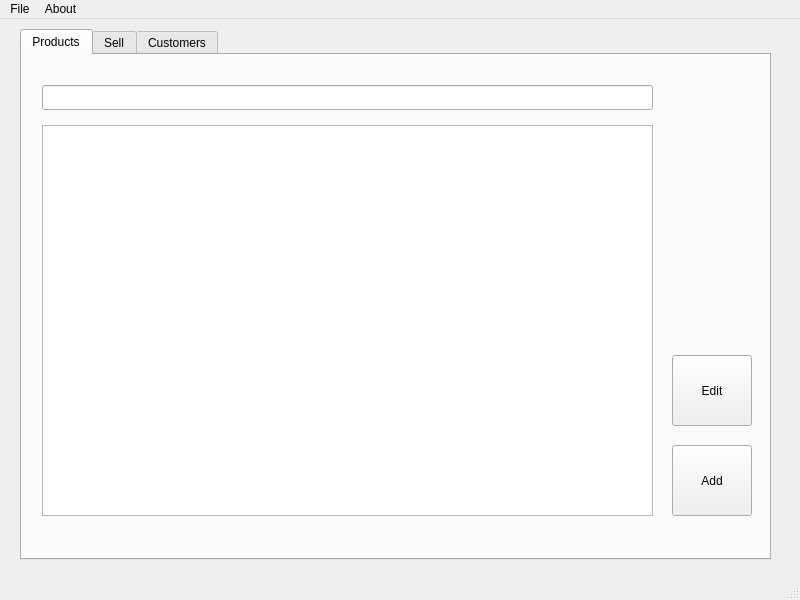
<?xml version="1.0" encoding="UTF-8"?>
<ui version="4.0">
 <class>MainWindow</class>
 <widget class="QMainWindow" name="MainWindow">
  <property name="geometry">
   <rect>
    <x>0</x>
    <y>0</y>
    <width>800</width>
    <height>600</height>
   </rect>
  </property>
  <property name="minimumSize">
   <size>
    <width>300</width>
    <height>300</height>
   </size>
  </property>
  <property name="windowTitle">
   <string notr="true">PyOfSale</string>
  </property>
  <property name="windowIcon">
   <iconset>
    <normaloff>../../icon.jpeg</normaloff>../../icon.jpeg</iconset>
  </property>
  <widget class="QWidget" name="centralwidget">
   <widget class="QTabWidget" name="tabWidget">
    <property name="geometry">
     <rect>
      <x>20</x>
      <y>10</y>
      <width>751</width>
      <height>531</height>
     </rect>
    </property>
    <property name="statusTip">
     <string/>
    </property>
    <property name="currentIndex">
     <number>0</number>
    </property>
    <widget class="QWidget" name="prodsTab">
     <attribute name="title">
      <string>Products</string>
     </attribute>
     <widget class="QTableView" name="tableView">
      <property name="geometry">
       <rect>
        <x>20</x>
        <y>70</y>
        <width>611</width>
        <height>391</height>
       </rect>
      </property>
      <property name="contextMenuPolicy">
       <enum>Qt::DefaultContextMenu</enum>
      </property>
      <property name="selectionMode">
       <enum>QAbstractItemView::SingleSelection</enum>
      </property>
      <property name="selectionBehavior">
       <enum>QAbstractItemView::SelectColumns</enum>
      </property>
     </widget>
     <widget class="QLineEdit" name="searchProd">
      <property name="geometry">
       <rect>
        <x>20</x>
        <y>30</y>
        <width>611</width>
        <height>25</height>
       </rect>
      </property>
     </widget>
     <widget class="QPushButton" name="addbutton">
      <property name="geometry">
       <rect>
        <x>650</x>
        <y>390</y>
        <width>80</width>
        <height>71</height>
       </rect>
      </property>
      <property name="text">
       <string>Add</string>
      </property>
      <property name="icon">
       <iconset theme="list-add">
        <normaloff>.</normaloff>.</iconset>
      </property>
      <property name="iconSize">
       <size>
        <width>16</width>
        <height>16</height>
       </size>
      </property>
     </widget>
     <widget class="QPushButton" name="editbutton">
      <property name="geometry">
       <rect>
        <x>650</x>
        <y>300</y>
        <width>80</width>
        <height>71</height>
       </rect>
      </property>
      <property name="text">
       <string>Edit</string>
      </property>
     </widget>
    </widget>
    <widget class="QWidget" name="sellTab">
     <attribute name="title">
      <string>Sell</string>
     </attribute>
     <widget class="QTableView" name="salesTableView">
      <property name="geometry">
       <rect>
        <x>20</x>
        <y>200</y>
        <width>611</width>
        <height>261</height>
       </rect>
      </property>
      <property name="frameShape">
       <enum>QFrame::StyledPanel</enum>
      </property>
      <property name="alternatingRowColors">
       <bool>true</bool>
      </property>
      <property name="selectionBehavior">
       <enum>QAbstractItemView::SelectRows</enum>
      </property>
      <property name="sortingEnabled">
       <bool>true</bool>
      </property>
      <attribute name="horizontalHeaderStretchLastSection">
       <bool>true</bool>
      </attribute>
     </widget>
     <widget class="QCalendarWidget" name="calendarWidget">
      <property name="enabled">
       <bool>true</bool>
      </property>
      <property name="geometry">
       <rect>
        <x>20</x>
        <y>10</y>
        <width>311</width>
        <height>171</height>
       </rect>
      </property>
      <property name="autoFillBackground">
       <bool>true</bool>
      </property>
      <property name="minimumDate">
       <date>
        <year>2000</year>
        <month>9</month>
        <day>14</day>
       </date>
      </property>
      <property name="gridVisible">
       <bool>true</bool>
      </property>
      <property name="horizontalHeaderFormat">
       <enum>QCalendarWidget::ShortDayNames</enum>
      </property>
      <property name="verticalHeaderFormat">
       <enum>QCalendarWidget::NoVerticalHeader</enum>
      </property>
      <property name="navigationBarVisible">
       <bool>true</bool>
      </property>
      <property name="dateEditEnabled">
       <bool>true</bool>
      </property>
     </widget>
     <widget class="QPushButton" name="newSaleBtn">
      <property name="geometry">
       <rect>
        <x>650</x>
        <y>390</y>
        <width>81</width>
        <height>71</height>
       </rect>
      </property>
      <property name="styleSheet">
       <string notr="true">background-color: rgb(138, 226, 52);</string>
      </property>
      <property name="text">
       <string>New Sale</string>
      </property>
     </widget>
     <widget class="QPushButton" name="viewSaleBtn">
      <property name="geometry">
       <rect>
        <x>650</x>
        <y>300</y>
        <width>80</width>
        <height>71</height>
       </rect>
      </property>
      <property name="text">
       <string>View</string>
      </property>
     </widget>
     <widget class="QLabel" name="monthSumLabel">
      <property name="geometry">
       <rect>
        <x>350</x>
        <y>160</y>
        <width>151</width>
        <height>17</height>
       </rect>
      </property>
      <property name="text">
       <string>TextLabel</string>
      </property>
     </widget>
     <widget class="QComboBox" name="salesComboBox">
      <property name="geometry">
       <rect>
        <x>610</x>
        <y>30</y>
        <width>121</width>
        <height>25</height>
       </rect>
      </property>
      <item>
       <property name="text">
        <string>All</string>
       </property>
      </item>
      <item>
       <property name="text">
        <string>Finished Only</string>
       </property>
      </item>
     </widget>
    </widget>
    <widget class="QWidget" name="customersTab">
     <property name="enabled">
      <bool>true</bool>
     </property>
     <property name="accessibleName">
      <string/>
     </property>
     <attribute name="title">
      <string>Customers</string>
     </attribute>
     <widget class="QTableView" name="customersTableView">
      <property name="geometry">
       <rect>
        <x>20</x>
        <y>70</y>
        <width>611</width>
        <height>391</height>
       </rect>
      </property>
     </widget>
     <widget class="QLineEdit" name="searchCustomer">
      <property name="geometry">
       <rect>
        <x>20</x>
        <y>30</y>
        <width>611</width>
        <height>25</height>
       </rect>
      </property>
     </widget>
     <widget class="QPushButton" name="addCustomerBtn">
      <property name="geometry">
       <rect>
        <x>650</x>
        <y>390</y>
        <width>80</width>
        <height>71</height>
       </rect>
      </property>
      <property name="text">
       <string>Add</string>
      </property>
     </widget>
     <widget class="QPushButton" name="editCustomerBtn">
      <property name="enabled">
       <bool>true</bool>
      </property>
      <property name="geometry">
       <rect>
        <x>650</x>
        <y>300</y>
        <width>80</width>
        <height>71</height>
       </rect>
      </property>
      <property name="text">
       <string>Edit</string>
      </property>
     </widget>
     <widget class="QComboBox" name="searchCustomerMode">
      <property name="geometry">
       <rect>
        <x>640</x>
        <y>30</y>
        <width>91</width>
        <height>25</height>
       </rect>
      </property>
      <item>
       <property name="text">
        <string>Name</string>
       </property>
      </item>
      <item>
       <property name="text">
        <string>Phone</string>
       </property>
      </item>
      <item>
       <property name="text">
        <string>Address</string>
       </property>
      </item>
      <item>
       <property name="text">
        <string>E-mail</string>
       </property>
      </item>
     </widget>
     <widget class="QComboBox" name="startsOrContains">
      <property name="geometry">
       <rect>
        <x>640</x>
        <y>70</y>
        <width>91</width>
        <height>25</height>
       </rect>
      </property>
      <item>
       <property name="text">
        <string>Starts with</string>
       </property>
      </item>
      <item>
       <property name="text">
        <string>Contains</string>
       </property>
      </item>
     </widget>
    </widget>
   </widget>
  </widget>
  <widget class="QMenuBar" name="menubar">
   <property name="geometry">
    <rect>
     <x>0</x>
     <y>0</y>
     <width>800</width>
     <height>22</height>
    </rect>
   </property>
   <widget class="QMenu" name="menuFile">
    <property name="title">
     <string>File</string>
    </property>
    <addaction name="actionConfigs"/>
    <addaction name="actionImportDb"/>
   </widget>
   <widget class="QMenu" name="aboutMenu">
    <property name="title">
     <string>About</string>
    </property>
    <addaction name="actionAbout"/>
   </widget>
   <addaction name="menuFile"/>
   <addaction name="aboutMenu"/>
  </widget>
  <widget class="QStatusBar" name="statusbar"/>
  <action name="actionConfigs">
   <property name="icon">
    <iconset>
     <normaloff>icons/wrench.png</normaloff>icons/wrench.png</iconset>
   </property>
   <property name="text">
    <string>Settings</string>
   </property>
  </action>
  <action name="actionAbout">
   <property name="text">
    <string>About...</string>
   </property>
  </action>
  <action name="actionImportDb">
   <property name="text">
    <string>Import Database</string>
   </property>
  </action>
 </widget>
 <resources/>
 <connections/>
</ui>
